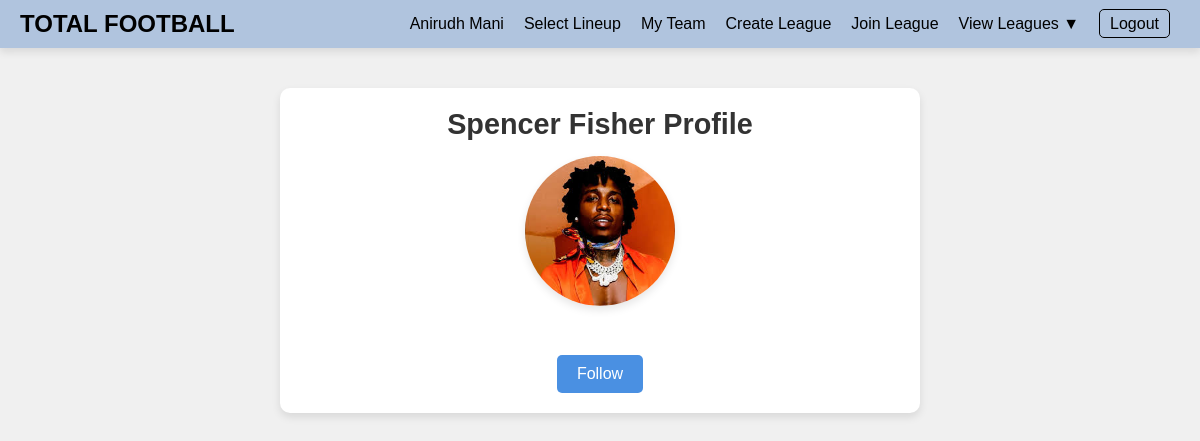
The app's page /profile/1 (signed in) with its own data.
### totalfootball/models.py (models this page shows, shortened)
class User(AbstractUser):
    email = models.EmailField(unique=True)
    team_name = models.CharField(max_length=100, blank=True, null=True)
    profile_image = models.ImageField(upload_to='profile_images/', blank=True, null=True)
    leagues = models.ManyToManyField('League', related_name='members', blank=True)

### totalfootball/views.py (the view)
# urls.py: path('profile/<int:user_id>', profile_action, name="profile"),
def profile_action(request, user_id):
    user = get_object_or_404(User, id=user_id)
    context = {}
    context['other'] = user_id != request.user.id
    if not context['other']:
        print("User is viewing their own profile")
        if request.method == "GET":
            form = ProfileForm(initial={
                'team_name': request.user.team_name,
                'profile_image': request.user.profile_image
            })
            context['form'] = form
            return render(request, 'profile.html', context)
        form = ProfileForm(request.POST, request.FILES)
        if form.is_valid():
            request.user.team_name = form.cleaned_data['team_name']
            if 'profile_image' in request.FILES:
                request.user.profile_image = form.cleaned_data['profile_image']
            request.user.save()
            return redirect('profile', user_id=request.user.id)
        else:
            context['form'] = form
            return render(request, 'profile.html', context)
    else:
        context['form'] = None
        context['otherUser'] = user
    return render(request, "profile.html", context)

### totalfootball/templates/profile.html (shortened to what this page needs)
<!doctype html>
<html lang="en">
    <head>
        <link rel="stylesheet" href="../static/header.css">
        <link rel="stylesheet" href="../static/profile.css">
    </head>
    <body>
        <div class="header-box" id="id_header_div">
            <div class="centered" id="id_site_name">
                <a href="/homepage">TOTAL FOOTBALL</a>
            </div>
            <div class="bottom" id="id_nav_profile">
                <a href="{% url 'profile' user.id %}">{{ user.first_name }} {{ user.last_name }}</a>
            </div>
            <div class="bottom" id="id_nav_global_stream">
                <a href="/select-lineup">Select Lineup</a>
            </div>
            <div class="bottom" id="id_nav_follower_stream">
                <a href="/my-team">My Team</a>
            </div>
            <div class="bottom" id="id_nav_follower_stream">
                <a href="/create-league">Create League</a>
            </div>
            <div class="bottom" id="id_nav_follower_stream">
                <a href="/join-league">Join League</a>
            </div>
            <div class="bottom dropdown" id="id_nav_view_leagues">
                <span>View Leagues ▼</span>
            </div>
            <div class="bottom" id="id_nav_logout">
                <a href="/logout">Logout</a>
            </div>
        </div>
        <div class="center-container">
            <div class="loginform">
                {% if other %}
                    <div id="id_page_name">{{ otherUser.first_name }} {{ otherUser.last_name}} Profile</div>
                    {% if not otherUser.profile.picture %}
                        <img id="id_user_picture" src="../static/Jacquees.jpeg" alt="Profile Picture">
                    {% else %}
                        <img id="id_user_picture" src="{% url 'photo' otherUser.id %}" alt="Profile Picture">
                    {% endif %}
                    {% if not following %}
                        <form method="POST" action="{% url 'follow_user' user_id=otherUser.id %}">
                            <button type="submit" id="id_follow">Follow</button>
                        </form>
                    {% else %}
                        <form method="POST" action="{% url 'unfollow_user' user_id=otherUser.id %}">
                            {% csrf_token %}
                            <button type="submit" id="id_unfollow">Unfollow</button>
                        </form>
                    {% endif %}
                {% endif %}
            </div>
        </div>
    </body>
</html>

### totalfootball/static/header.css (style rules this page uses)
body { margin: 0; font-family: Arial, sans-serif; background-color: #f0f0f0; }
.header-box { display: flex; align-items: center; justify-content: space-between; background-color: #b0c4de; padding: 10px 20px; box-shadow: 0 4px 8px rgba(0, 0, 0, 0.1); }
#id_site_name a { font-size: 1.5rem; font-weight: bold; color: #000; text-decoration: none; }
#id_site_name { flex: 1; }
.bottom { margin: 0 10px; }
.bottom a { color: #000; text-decoration: none; font-size: 1rem; }
#id_nav_logout a { padding: 5px 10px; border: 1px solid #000; border-radius: 5px; }
.dropdown { position: relative; display: inline-block; }

### totalfootball/static/profile.css (style rules this page uses)
.center-container { display: flex; justify-content: center; align-items: center; padding: 20px; box-sizing: border-box; }
.loginform { background-color: #ffffff; width: 80%; max-width: 600px; padding: 20px; margin-top: 20px; border-radius: 10px; box-shadow: 0 4px 8px rgba(0, 0, 0, 0.1); text-align: center; }
#id_page_name { font-size: 1.8rem; font-weight: bold; color: #333; margin-bottom: 15px; }
#id_user_picture { width: 150px; height: 150px; border-radius: 50%; object-fit: cover; margin-bottom: 15px; box-shadow: 0 4px 8px rgba(0, 0, 0, 0.1); }
button { font-size: 1rem; color: #fff; background-color: #4a90e2; border: none; border-radius: 5px; padding: 10px 20px; cursor: pointer; margin-top: 10px; transition: background-color 0.3s ease; }

### records on screen
User: first_name "Anirudh", last_name "Mani"
User: first_name "Spencer", last_name "Fisher"
